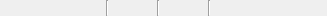
<?xml version="1.0" encoding="UTF-8"?>
<ui version="4.0">
 <class>StatusBarPanel</class>
 <widget class="QWidget" name="StatusBarPanel">
  <property name="geometry">
   <rect>
    <x>0</x>
    <y>0</y>
    <width>327</width>
    <height>16</height>
   </rect>
  </property>
  <property name="windowTitle">
   <string>Form</string>
  </property>
  <layout class="QHBoxLayout" name="horizontalLayout">
   <property name="leftMargin">
    <number>0</number>
   </property>
   <property name="topMargin">
    <number>0</number>
   </property>
   <property name="rightMargin">
    <number>0</number>
   </property>
   <property name="bottomMargin">
    <number>0</number>
   </property>
   <item>
    <widget class="QLabel" name="mousePosLabel">
     <property name="sizePolicy">
      <sizepolicy hsizetype="Preferred" vsizetype="Minimum">
       <horstretch>0</horstretch>
       <verstretch>0</verstretch>
      </sizepolicy>
     </property>
     <property name="minimumSize">
      <size>
       <width>100</width>
       <height>0</height>
      </size>
     </property>
     <property name="toolTip">
      <string>Mouse position.</string>
     </property>
     <property name="statusTip">
      <string>Mouse position relative to page.</string>
     </property>
     <property name="alignment">
      <set>Qt::AlignRight|Qt::AlignTrailing|Qt::AlignVCenter</set>
     </property>
    </widget>
   </item>
   <item>
    <widget class="Line" name="mousePosLine">
     <property name="orientation">
      <enum>Qt::Vertical</enum>
     </property>
    </widget>
   </item>
   <item>
    <widget class="QLabel" name="physSizeLabel">
     <property name="sizePolicy">
      <sizepolicy hsizetype="Preferred" vsizetype="Minimum">
       <horstretch>0</horstretch>
       <verstretch>0</verstretch>
      </sizepolicy>
     </property>
     <property name="minimumSize">
      <size>
       <width>31</width>
       <height>0</height>
      </size>
     </property>
     <property name="toolTip">
      <string>Physical size.</string>
     </property>
     <property name="statusTip">
      <string>Physical size of image.</string>
     </property>
     <property name="alignment">
      <set>Qt::AlignCenter</set>
     </property>
     <property name="textInteractionFlags">
      <set>Qt::LinksAccessibleByMouse|Qt::TextSelectableByMouse</set>
     </property>
    </widget>
   </item>
   <item>
    <widget class="Line" name="physSizeLine">
     <property name="orientation">
      <enum>Qt::Vertical</enum>
     </property>
    </widget>
   </item>
   <item>
    <widget class="QLabel" name="pageNoLabel">
     <property name="sizePolicy">
      <sizepolicy hsizetype="Preferred" vsizetype="Minimum">
       <horstretch>0</horstretch>
       <verstretch>0</verstretch>
      </sizepolicy>
     </property>
     <property name="minimumSize">
      <size>
       <width>35</width>
       <height>0</height>
      </size>
     </property>
     <property name="toolTip">
      <string>Page number.</string>
     </property>
     <property name="statusTip">
      <string>Position of the selected page in current order.</string>
     </property>
     <property name="text">
      <string/>
     </property>
     <property name="alignment">
      <set>Qt::AlignCenter</set>
     </property>
     <property name="textInteractionFlags">
      <set>Qt::LinksAccessibleByMouse</set>
     </property>
    </widget>
   </item>
   <item>
    <widget class="Line" name="pageInfoLine">
     <property name="orientation">
      <enum>Qt::Vertical</enum>
     </property>
    </widget>
   </item>
   <item>
    <widget class="QLabel" name="pageInfo">
     <property name="sizePolicy">
      <sizepolicy hsizetype="Preferred" vsizetype="Minimum">
       <horstretch>0</horstretch>
       <verstretch>0</verstretch>
      </sizepolicy>
     </property>
     <property name="minimumSize">
      <size>
       <width>100</width>
       <height>0</height>
      </size>
     </property>
     <property name="toolTip">
      <string>Page information.</string>
     </property>
     <property name="statusTip">
      <string>Page name and type.</string>
     </property>
     <property name="text">
      <string/>
     </property>
     <property name="alignment">
      <set>Qt::AlignCenter</set>
     </property>
    </widget>
   </item>
   <item>
    <spacer name="horizontalSpacer_2">
     <property name="orientation">
      <enum>Qt::Horizontal</enum>
     </property>
     <property name="sizeType">
      <enum>QSizePolicy::Fixed</enum>
     </property>
     <property name="sizeHint" stdset="0">
      <size>
       <width>10</width>
       <height>0</height>
      </size>
     </property>
    </spacer>
   </item>
  </layout>
 </widget>
 <resources/>
 <connections/>
</ui>
